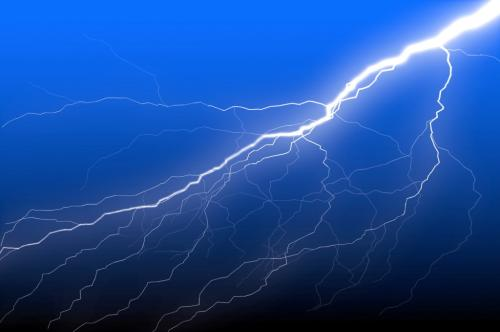
//> input picture 直方图均衡化/直方图均衡化/test.jpg, 500 x 332 px
$ ./Source   (built with g++ and OpenCV 4)
//> lines starting //> are read from the running program, lines starting //| are printed output that depends on the picture
#include<opencv2/opencv.hpp>
#include<iostream>
#include<math.h>
using namespace cv;
using namespace std;

int main(int argc, char** argv){
	// 直方图均衡化

	// 读取图片
	Mat src = imread("D:/OpenCVProject/day1219/直方图均衡化/直方图均衡化/test.jpg");
//> src is the input picture: 332 rows x 500 cols, CV_8UC3; mean B, G, R 156, 77, 28.9
	if (!src.data)
	{
		printf("could not load image....");
	}
	imshow("origin image", src);

	/*
	// 调用均衡化函数
	cvtColor(src, src, CV_BGR2GRAY);
	Mat hist_src;
	equalizeHist(src, hist_src);
	imshow("final image", hist_src);
	*/

	// 分通道显示
	vector<Mat> bgr_planes;
	split(src, bgr_planes);
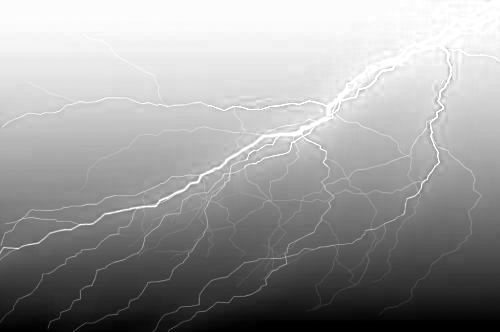
//> bgr_planes[0]: 332 rows x 500 cols, CV_8UC1; min 0, max 255, mean 156
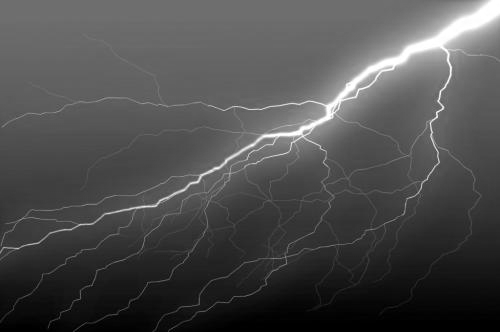
//> bgr_planes[1]: 332 rows x 500 cols, CV_8UC1; min 0, max 255, mean 77
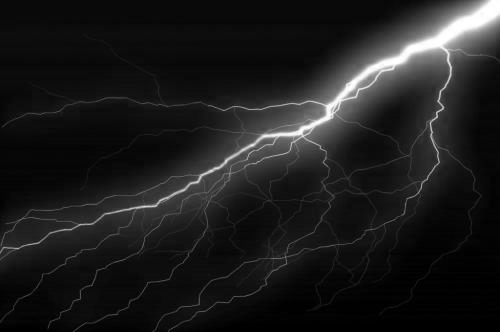
//> bgr_planes[2]: 332 rows x 500 cols, CV_8UC1; min 0, max 255, mean 28.9

	// 计算直方图
	int histSize = 256;
	float range[] = { 0, 256 };
	const float *histRanges = {range};
	Mat b_hist, g_hist, r_hist;
	/*
		void cv::calcHist   (
			const Mat *     images,			// 输入的图像或数组，它们的深度必须为CV_8U, CV_16U或CV_32F中的一类，尺寸必须相同。
			int     nimages,				// 输入数组个数，也就是第一个参数中存放了几张图像，有几个原数组。
			const int *     channels,		// 需要统计的通道dim
			InputArray      mask,			// 可选的操作掩码。如果此掩码不为空，那么它必须为8位并且尺寸要和输入图像images[i]一致。非零掩码用于标记出统计直方图的数组元素数据。
			OutputArray     hist,			// 输出的目标直方图，一个二维数组
			int     dims,					// 需要计算直方图的维度，必须是正数且并不大于CV_MAX_DIMS(在opencv中等于32)
			const int *     histSize,		// 每个维度的直方图尺寸的数组
			const float **      ranges,		// 每个维度中bin的取值范围
			bool    uniform = true,			// 直方图是否均匀的标识符，有默认值true
			bool    accumulate = false		// 累积标识符，有默认值false,若为true，直方图再分配阶段不会清零。此功能主要是允许从多个阵列中计算单个直方图或者用于再特定的时间更新直方图.
		)
	*/
	calcHist(&bgr_planes[0], 1, 0, Mat(), b_hist, 1, &histSize, &histRanges, true, false);
//> b_hist = 256 values, max 8118 at index 252, min 165 at index 4, mean 648.4
	calcHist(&bgr_planes[1], 1, 0, Mat(), g_hist, 1, &histSize, &histRanges, true, false);
//> g_hist = 256 values, max 7966 at index 110, min 21 at index 235, mean 648.4
	calcHist(&bgr_planes[2], 1, 0, Mat(), r_hist, 1, &histSize, &histRanges, true, false);
//> r_hist = 256 values, max 12953 at index 9, min 18 at index 200, mean 648.4

	// 计算直方图
	int hist_h = 500;
	int hist_w = 512;
	int bin_w = hist_w / histSize;
	Mat histImage(hist_w, hist_h, CV_8UC3, Scalar(255, 255, 255));
	/*
		void cv::normalize(InputArry src,InputOutputArray dst,double alpha=1,double beta=0,int norm_type=NORM_L2,int dtype=-1,InputArray mark=noArry())
		src               输入数组；
		dst               输出数组，数组的大小和原数组一致；
		alpha           1,用来规范值，2.规范范围，并且是下限；
		beta             只用来规范范围并且是上限；
		norm_type  		归一化选择的数学公式类型；
		dtype           当为负，输出在大小深度通道数都等于输入，当为正，输出只在深度与输如不同，不同的地方游dtype决定；
		mark            掩码。选择感兴趣区域，选定后只能对该区域进行操作。
接！
	*/
	normalize(b_hist, b_hist, 0, hist_h, NORM_MINMAX, -1, Mat());
//> b_hist = 256 values, max 500 at index 252, min 0 at index 4, mean 30.39
	normalize(g_hist, g_hist, 0, hist_h, NORM_MINMAX, -1, Mat());
//> g_hist = 256 values, max 500 at index 110, min 0 at index 235, mean 39.49
	normalize(r_hist, r_hist, 0, hist_h, NORM_MINMAX, -1, Mat());
//> r_hist = 256 values, max 500 at index 9, min 0 at index 200, mean 24.37

	// 画出直方图
	for (int i = 1; i < histSize; i++)
	{
		line(histImage, Point((i - 1) * bin_w, hist_w - cvRound(b_hist.at<float>(i - 1))), Point((i)*bin_w, hist_h - cvRound(b_hist.at<float>(i))), Scalar(255, 0, 0), 2, LINE_AA);
		line(histImage, Point((i - 1) * bin_w, hist_w - cvRound(b_hist.at<float>(i - 1))), Point((i)*bin_w, hist_h - cvRound(g_hist.at<float>(i))), Scalar(0, 255, 0), 2, LINE_AA);
		line(histImage, Point((i - 1) * bin_w, hist_w - cvRound(b_hist.at<float>(i - 1))), Point((i)*bin_w, hist_h - cvRound(r_hist.at<float>(i))), Scalar(0, 0, 255), 2, LINE_AA);
	}
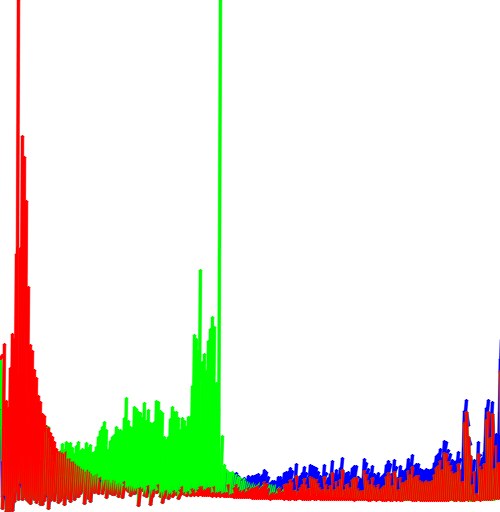
//> histImage: 512 rows x 500 cols, CV_8UC3; mean B, G, R 221.8, 233.1, 236.3
	imshow("final image", histImage);


	waitKey(0);
	return 0;
}
